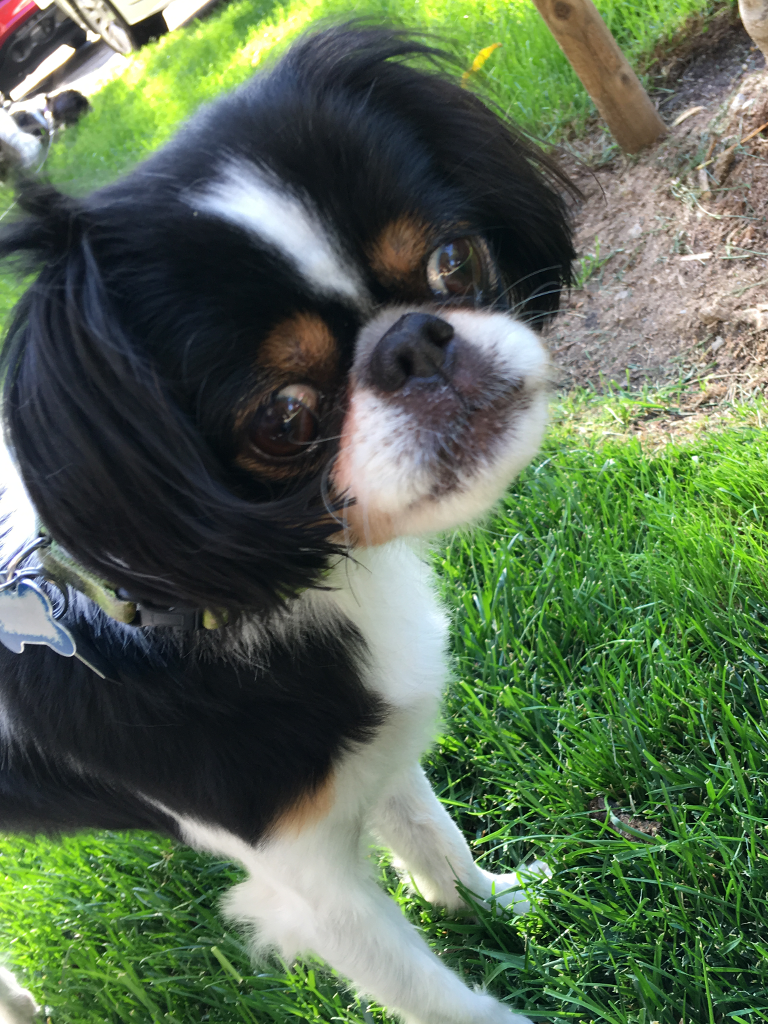
#> input picture research/compression/image_encoder/example.png, 768 x 1024 px; its folder holds only this picture in this run
$ python -i untitled1.py   (imports and definitions only)
#> lines starting #> are read from the running program, lines starting #| are printed output that depends on the picture
# -*- coding: utf-8 -*-
"""
Created on Sat Mar 30 23:13:45 2019

@author: robin
"""

from tkinter import *
from PIL import Image
from PIL import ImageTk

from tkinter import filedialog
import cv2

def select_image():
	# grab a reference to the image panels
	global panelA, panelB

	# open a file chooser dialog and allow the user to select an input
	# image
	path = filedialog.askopenfilename()
#> the answer given: ../compression/image_encoder/example.png
    # ensure a file path was selected
	if len(path) > 0:
		# load the image from disk, convert it to grayscale, and detect
		# edges in it
		image = cv2.imread(path)
#> image is the input picture: shape (1024, 768, 3); mean B, G, R 81.7, 106.4, 88.7
		gray = cv2.cvtColor(image, cv2.COLOR_BGR2GRAY)
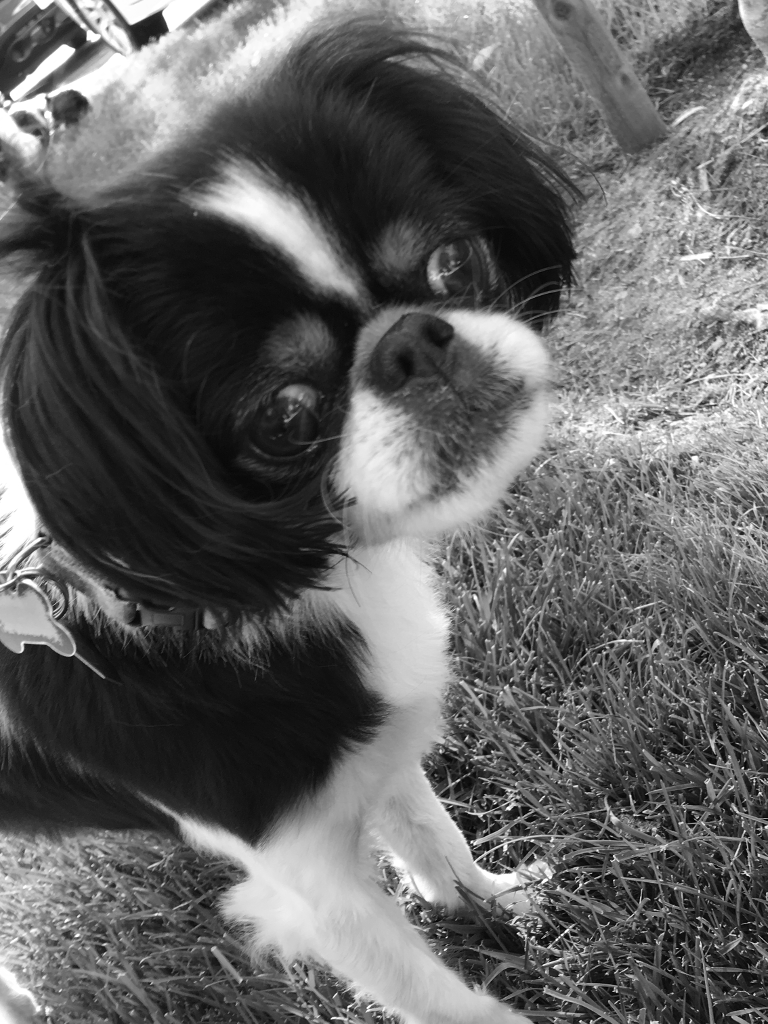
#> gray: shape (1024, 768); min 0, max 255, mean 98.3
		edged = cv2.Canny(gray, 50, 100)
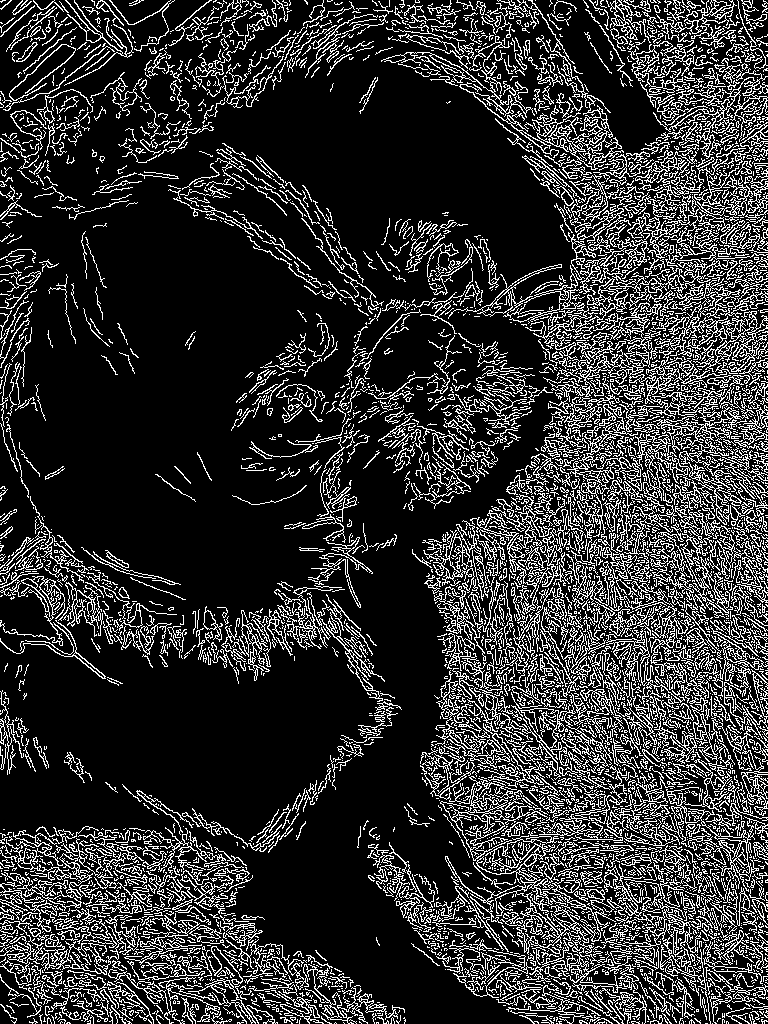
#> edged: shape (1024, 768); 19.2% white in thin lines or dots

		# OpenCV represents images in BGR order; however PIL represents
		# images in RGB order, so we need to swap the channels
		image = cv2.cvtColor(image, cv2.COLOR_BGR2RGB)

		# convert the images to PIL format...
		image = Image.fromarray(image)
		edged = Image.fromarray(edged)

		# ...and then to ImageTk format
		image = ImageTk.PhotoImage(image)
		edged = ImageTk.PhotoImage(edged)

        # if the panels are None, initialize them
		if panelA is None or panelB is None:
			# the first panel will store our original image
			panelA = Label(image=image)
			panelA.image = image
			panelA.pack(side="left", padx=10, pady=10)

			# while the second panel will store the edge map
			panelB = Label(image=edged)
			panelB.image = edged
			panelB.pack(side="right", padx=10, pady=10)

		# otherwise, update the image panels
		else:
			# update the pannels
			panelA.configure(image=image)
			panelB.configure(image=edged)
			panelA.image = image
			panelB.image = edged

# initialize the window toolkit along with the two image panels
# [1 line not run here, left out]
panelA = None
panelB = None

# create a button, then when pressed, will trigger a file chooser
# dialog and allow the user to select an input image; then add the
# button the GUI
# [1 line that did not run here, left out]
# [4 lines not run here, left out]

>>> result = select_image()
